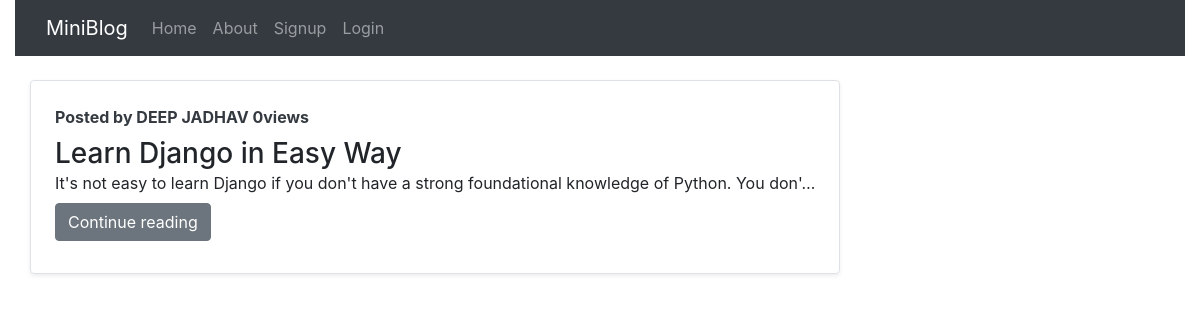
/bloghome/, run on the app's committed database.
### blog/models.py (models this page shows)
class Post(models.Model):
    title = models.CharField(max_length=150)
    desc = models.TextField()
    author = models.CharField(max_length=50)
    views = models.IntegerField(default=0)
    date_added=models.DateTimeField(auto_now_add=True)
    date_updated=models.DateTimeField(auto_now=True)

### blog/views.py (the view)
# urls.py: path('bloghome/',bloghome),
def bloghome(request):
    posts = Post.objects.all()
    return render(request,'bloghome.html',{'posts':posts})

### blog/templates/bloghome.html (shortened to what this page needs)
{% extends 'base.html' %}
{% load static %}
{% block content %}
{% for post in posts %}
<div class="row no-gutters border rounded overflow-hidden flex-md-row mt-4  shadow-sm h-md-250 position-relative">
    <div class="col p-4 d-flex flex-column position-static">
        <strong class="d-inline-block mb-2 text-dark"> Posted by {{post.author}} {{post.views}}views</strong>
        <h3 class="mb-0">{{post.title}} </h3>
        <p class="card-text mb-auto">{{post.desc | truncatechars:100}}</p>
        {% if request.user.is_authenticated %}
        <div class="my-2">
            <a href="/blogs/{{post.id}}" role="button" class="btn btn-primary">Continue reading</a>
        </div>
        {% else %}
        <div class="my-2">
            <a href="/signup/" role="button" class="btn btn-secondary">Continue reading</a>
        </div>
        {% endif %}
    </div>
</div>
{% endfor %}
{% endblock content %}

### data on the page
Post: author "DEEP JADHAV", views "0", title "Learn Django in Easy Way", desc "It's not easy to learn Django if you don't have a strong foundational knowledge of Python. You don'…"
